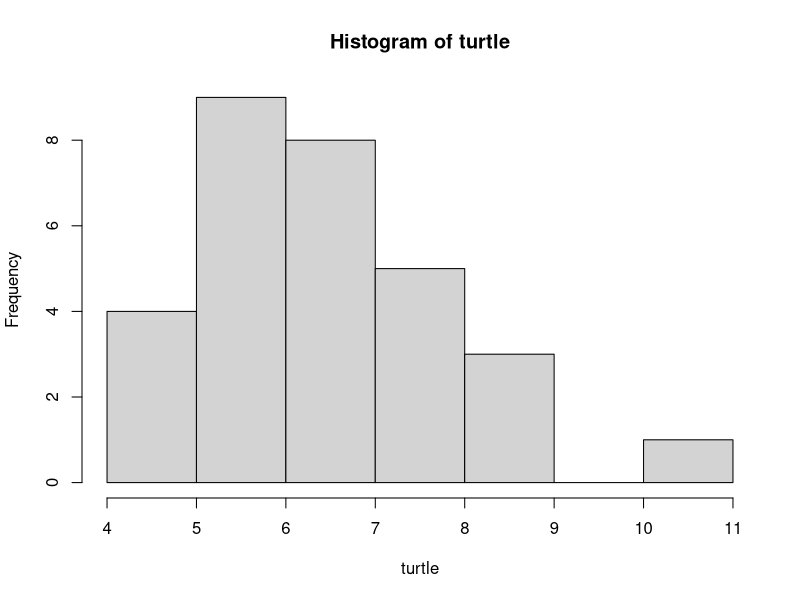
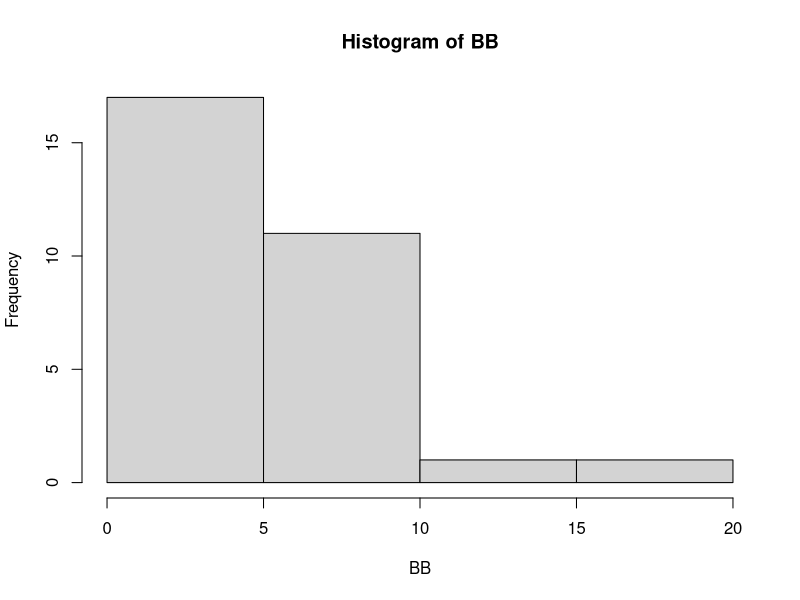

Here is the R script that generated these plots, in order:
turtle<-rnorm(30,mean=6,1.4)
hist(turtle)
ks.test(x=turtle,pnorm,mean(turtle),sd(turtle))

BB<-rlnorm(30,meanlog=1.5,.5)
hist(BB)
ks.test(x=BB,pnorm,mean(BB),sd(BB))